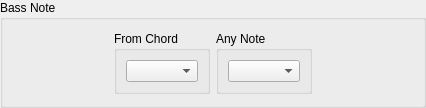
               <widget class="QGroupBox" name="bassGBox">
                <property name="sizePolicy">
                 <sizepolicy hsizetype="Preferred" vsizetype="Preferred">
                  <horstretch>0</horstretch>
                  <verstretch>0</verstretch>
                 </sizepolicy>
                </property>
                <property name="title">
                 <string>Bass Note</string>
                </property>
                <layout class="QHBoxLayout" name="horizontalLayout_11">
                 <property name="sizeConstraint">
                  <enum>QLayout::SizeConstraint::SetNoConstraint</enum>
                 </property>
                 <item>
                  <spacer name="horizontalSpacer_3">
                   <property name="orientation">
                    <enum>Qt::Orientation::Horizontal</enum>
                   </property>
                   <property name="sizeType">
                    <enum>QSizePolicy::Policy::Maximum</enum>
                   </property>
                   <property name="sizeHint" stdset="0">
                    <size>
                     <width>100</width>
                     <height>20</height>
                    </size>
                   </property>
                  </spacer>
                 </item>
                 <item>
                  <widget class="QGroupBox" name="bassChordNoteGBox">
                   <property name="sizePolicy">
                    <sizepolicy hsizetype="Maximum" vsizetype="Preferred">
                     <horstretch>0</horstretch>
                     <verstretch>0</verstretch>
                    </sizepolicy>
                   </property>
                   <property name="title">
                    <string>From Chord</string>
                   </property>
                   <property name="flat">
                    <bool>true</bool>
                   </property>
                   <layout class="QGridLayout" name="gridLayout_3">
                    <item row="0" column="0">
                     <widget class="QComboBox" name="bassChordNoteCBox">
                      <property name="sizePolicy">
                       <sizepolicy hsizetype="Maximum" vsizetype="Fixed">
                        <horstretch>0</horstretch>
                        <verstretch>0</verstretch>
                       </sizepolicy>
                      </property>
                     </widget>
                    </item>
                   </layout>
                  </widget>
                 </item>
                 <item>
                  <widget class="QGroupBox" name="bassAnyNoteGBox">
                   <property name="sizePolicy">
                    <sizepolicy hsizetype="Maximum" vsizetype="Preferred">
                     <horstretch>0</horstretch>
                     <verstretch>0</verstretch>
                    </sizepolicy>
                   </property>
                   <property name="title">
                    <string>Any Note</string>
                   </property>
                   <property name="flat">
                    <bool>true</bool>
                   </property>
                   <layout class="QGridLayout" name="gridLayout_4">
                    <item row="0" column="0">
                     <widget class="QComboBox" name="bassAnyNoteCBox">
                      <property name="sizePolicy">
                       <sizepolicy hsizetype="Maximum" vsizetype="Fixed">
                        <horstretch>0</horstretch>
                        <verstretch>0</verstretch>
                       </sizepolicy>
                      </property>
                     </widget>
                    </item>
                   </layout>
                  </widget>
                 </item>
                 <item>
                  <spacer name="horizontalSpacer_12">
                   <property name="orientation">
                    <enum>Qt::Orientation::Horizontal</enum>
                   </property>
                   <property name="sizeType">
                    <enum>QSizePolicy::Policy::Maximum</enum>
                   </property>
                   <property name="sizeHint" stdset="0">
                    <size>
                     <width>100</width>
                     <height>20</height>
                    </size>
                   </property>
                  </spacer>
                 </item>
                </layout>
               </widget>
